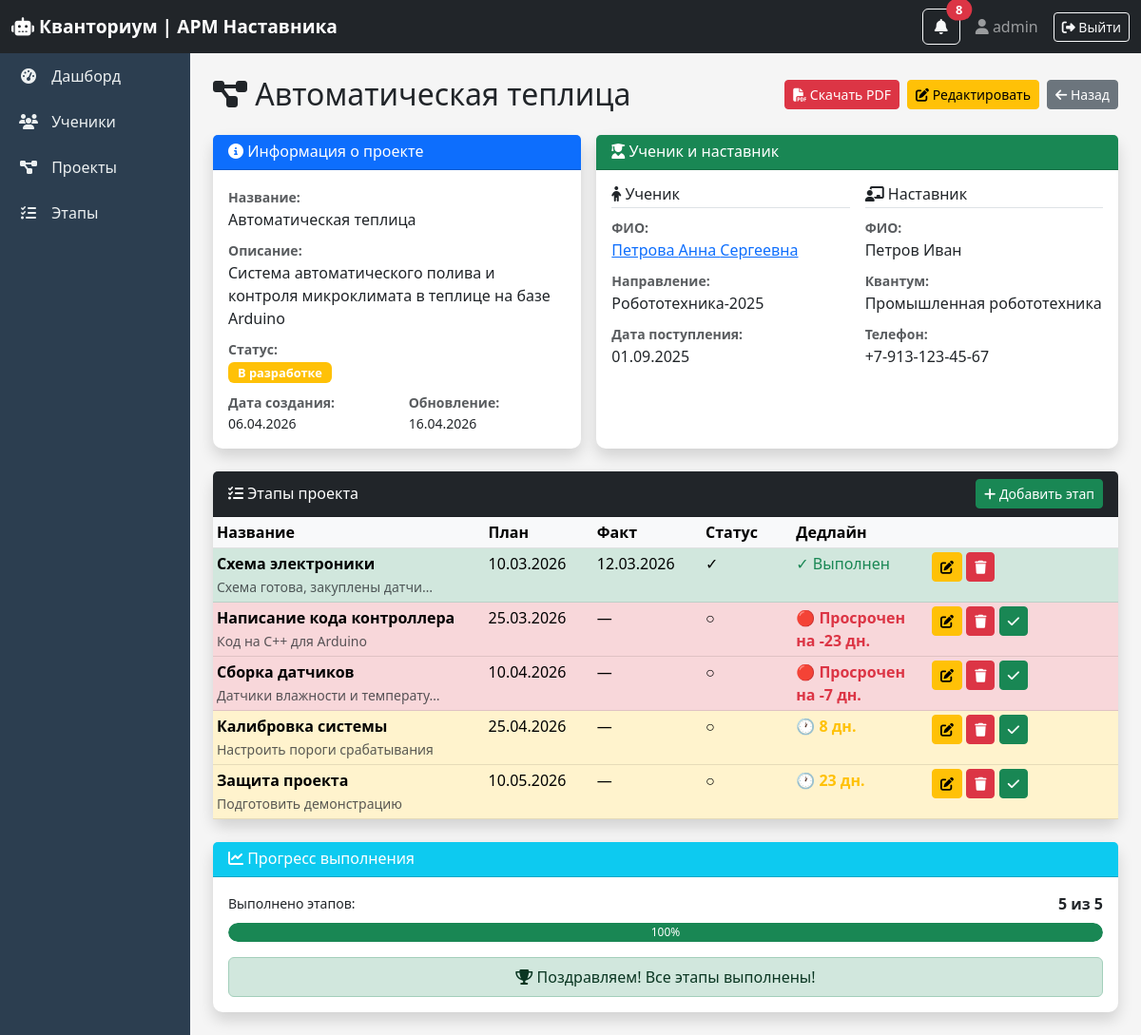
/projects/2/ (signed in), run on the app's committed database.
### core/models.py (models this page shows, shortened)
class Project(models.Model):
    STATUS_CHOICES = [
        ('idea', 'Идея'),
        ('development', 'В разработке'),
        ('review', 'На проверке'),
        ('completed', 'Завершен'),
        ('defended', 'Защищен'),
    ]
    name = models.CharField(max_length=200, verbose_name="Название проекта")
    description = models.TextField(verbose_name="Описание")
    student = models.ForeignKey(Student, on_delete=models.CASCADE, verbose_name="Обучающийся")
    status = models.CharField(max_length=20, choices=STATUS_CHOICES, default='idea', verbose_name="Статус")
    created_at = models.DateTimeField(auto_now_add=True, verbose_name="Дата создания")
    updated_at = models.DateTimeField(auto_now=True, verbose_name="Дата обновления")
    class Meta:
        verbose_name = "Проект"
        verbose_name_plural = "Проекты"

class Student(models.Model):
    last_name = models.CharField(max_length=50, verbose_name="Фамилия")
    first_name = models.CharField(max_length=50, verbose_name="Имя")
    middle_name = models.CharField(max_length=50, blank=True, verbose_name="Отчество")
    group_name = models.CharField(max_length=50, verbose_name="Направление")  # группа
    mentor = models.ForeignKey(Mentor, on_delete=models.SET_NULL, null=True, verbose_name="Наставник")
    enrollment_date = models.DateField(verbose_name="Дата поступления")
    class Meta:
        verbose_name = "Обучающийся"
        verbose_name_plural = "Обучающиеся"

class Mentor(models.Model):
    user = models.OneToOneField(User, on_delete=models.CASCADE, verbose_name="Пользователь")
    department = models.CharField(max_length=100, verbose_name="Квантум")  # факультет
    phone = models.CharField(max_length=20, blank=True, verbose_name="Телефон")
    class Meta:
        verbose_name = "Наставник"
        verbose_name_plural = "Наставники"

class ProjectStage(models.Model):
    project = models.ForeignKey(Project, on_delete=models.CASCADE, verbose_name="Проект")
    stage_name = models.CharField(max_length=100, verbose_name="Название этапа")
    planned_date = models.DateField(verbose_name="Плановая дата")
    actual_date = models.DateField(null=True, blank=True, verbose_name="Фактическая дата")
    is_completed = models.BooleanField(default=False, verbose_name="Выполнен")
    comment = models.TextField(blank=True, verbose_name="Комментарий наставника")
    class Meta:
        verbose_name = "Этап проекта"
        verbose_name_plural = "Этапы проектов"
        ordering = ['planned_date']  # Сортировка по дате

### core/views.py (the view)
# urls.py: path('projects/<int:pk>/', views.project_detail, name='project_detail'),
@login_required
def project_detail(request, pk):
    project = get_object_or_404(Project, pk=pk)
    stages = project.projectstage_set.all().order_by('planned_date')
    today = date.today()
    can_edit = user_can_edit(request)
    for stage in stages:
        if stage.is_completed:
            stage.urgency_status = 'success'
            stage.days_left = None
        else:
            days_left = (stage.planned_date - today).days
            stage.days_left = days_left
            if days_left < 0:
                stage.urgency_status = 'danger'
            elif days_left <= 7:
                stage.urgency_status = 'danger'
            elif days_left <= 30:
                stage.urgency_status = 'warning'
            else:
                stage.urgency_status = 'secondary'
    context = {
        'project': project,
        'stages': stages,
        'can_edit': can_edit,
    }
    return render(request, 'core/project_detail.html', context)

### core/templates/core/project_detail.html (shortened to what this page needs)
{% extends 'core/base.html' %}
{% block content %}
<div class="d-flex flex-column flex-sm-row justify-content-between align-items-sm-center mb-4 gap-2">
    <h2 class="mb-0"><i class="fas fa-project-diagram"></i> {{ project.name }}</h2>
    <div class="d-flex gap-2">
        <a href="{% url 'export_project_pdf' project.id %}" class="btn btn-danger btn-sm">
            <i class="fas fa-file-pdf"></i> Скачать PDF
        </a>
        {% if user.is_superuser or user.username != 'metodist' %}
        <a href="{% url 'project_edit' project.id %}" class="btn btn-warning btn-sm">
            <i class="fas fa-edit"></i> Редактировать
        </a>
        {% endif %}
        <a href="{% url 'project_list' %}" class="btn btn-secondary btn-sm">
            <i class="fas fa-arrow-left"></i> Назад
        </a>
    </div>
</div>
<div class="row g-3">
    <div class="col-12 col-lg-5">
        <div class="card shadow h-100">
            <div class="card-header bg-primary text-white py-2">
                <h6 class="mb-0"><i class="fas fa-info-circle"></i> Информация о проекте</h6>
            </div>
            <div class="card-body">
                <div class="mb-2"><label class="fw-bold text-muted small mb-0">Название:</label><p class="mb-0">{{ project.name }}</p></div>
                <div class="mb-2"><label class="fw-bold text-muted small mb-0">Описание:</label><p class="mb-0">{{ project.description|default:"Нет описания"|truncatechars:200 }}</p></div>
                <div class="mb-2"><label class="fw-bold text-muted small mb-0">Статус:</label><div><span class="badge {% if project.status == 'development' %}bg-warning{% elif project.status == 'completed' %}bg-success{% elif project.status == 'defended' %}bg-info{% else %}bg-secondary{% endif %}">{{ project.get_status_display }}</span></div></div>
                <div class="row"><div class="col-6"><label class="fw-bold text-muted small mb-0">Дата создания:</label><p class="mb-0 small">{{ project.created_at|date:"d.m.Y" }}</p></div><div class="col-6"><label class="fw-bold text-muted small mb-0">Обновление:</label><p class="mb-0 small">{{ project.updated_at|date:"d.m.Y" }}</p></div></div>
            </div>
        </div>
    </div>
    <div class="col-12 col-lg-7">
        <div class="card shadow h-100">
            <div class="card-header bg-success text-white py-2">
                <h6 class="mb-0"><i class="fas fa-user-graduate"></i> Ученик и наставник</h6>
            </div>
            <div class="card-body">
                <div class="row g-3">
                    <div class="col-12 col-md-6">
                        <h6 class="border-bottom pb-1 mb-2"><i class="fas fa-child"></i> Ученик</h6>
                        <div class="mb-2"><label class="fw-bold text-muted small mb-0">ФИО:</label><p class="mb-0"><a href="{% url 'student_detail' project.student.id %}">{{ project.student.last_name }} {{ project.student.first_name }} {{ project.student.middle_name|default:"" }}</a></p></div>
                        <div class="mb-2"><label class="fw-bold text-muted small mb-0">Направление:</label><p class="mb-0">{{ project.student.group_name }}</p></div>
                        <div><label class="fw-bold text-muted small mb-0">Дата поступления:</label><p class="mb-0">{{ project.student.enrollment_date|date:"d.m.Y" }}</p></div>
                    </div>
                    <div class="col-12 col-md-6">
                        <h6 class="border-bottom pb-1 mb-2"><i class="fas fa-chalkboard-user"></i> Наставник</h6>
                        <div class="mb-2"><label class="fw-bold text-muted small mb-0">ФИО:</label><p class="mb-0">{% if project.student.mentor %}{{ project.student.mentor.user.last_name }} {{ project.student.mentor.user.first_name }}{% else %}<span class="text-muted">Не назначен</span>{% endif %}</p></div>
                        <div class="mb-2"><label class="fw-bold text-muted small mb-0">Квантум:</label><p class="mb-0">{{ project.student.mentor.department|default:"—" }}</p></div>
                        <div><label class="fw-bold text-muted small mb-0">Телефон:</label><p class="mb-0">{{ project.student.mentor.phone|default:"—" }}</p></div>
                    </div>
                </div>
            </div>
        </div>
    </div>
</div>
<div class="card shadow mt-4">
    <div class="card-header bg-dark text-white d-flex justify-content-between align-items-center py-2">
        <h6 class="mb-0"><i class="fas fa-tasks"></i> Этапы проекта</h6>
        {% if user.is_superuser or user.username != 'metodist' %}
        <a href="{% url 'stage_create' %}?project={{ project.id }}" class="btn btn-sm btn-success"><i class="fas fa-plus"></i> Добавить этап</a>
        {% endif %}
    </div>
    <div class="card-body p-0">
        {% if stages %}
        <div class="table-wrapper">
            <table class="table table-sm table-hover mb-0">
                <thead class="table-light">
                    <tr>
                        <th style="width: 30%">Название</th>
                        <th style="width: 12%">План</th>
                        <th style="width: 12%">Факт</th>
                        <th style="width: 10%">Статус</th>
                        <th style="width: 15%">Дедлайн</th>
                        <th style="width: 21%"></th>
                    </tr>
                </thead>
                <tbody>
                    {% for stage in stages %}
                    <tr class="{% if stage.is_completed %}table-success{% elif stage.days_left < 0 %}table-danger{% elif stage.days_left <= 7 %}table-danger{% elif stage.days_left <= 30 %}table-warning{% endif %}">
                        <td><strong>{{ stage.stage_name|truncatechars:40 }}</strong>{% if stage.comment %}<br><small class="text-muted">{{ stage.comment|truncatechars:30 }}</small>{% endif %}</a></td>
                        <td>{{ stage.planned_date|date:"d.m.Y" }}</a></td>
                        <td>{{ stage.actual_date|date:"d.m.Y"|default:"—" }}</a></a></td>
                        <td>{% if stage.is_completed %}✓{% else %}○{% endif %}</a></td>
                        <td>
                            {% if not stage.is_completed %}
                                {% if stage.days_left < 0 %}
                                    <span class="text-danger fw-bold">🔴 Просрочен на {{ stage.days_left|slice:"1:" }} дн.</span>
                                {% elif stage.days_left == 0 %}
                                    <span class="text-danger fw-bold">🔥 Сегодня!</span>
                                {% elif stage.days_left <= 7 %}
                                    <span class="text-danger fw-bold">⚠️ {{ stage.days_left }} дн.</span>
                                {% elif stage.days_left <= 30 %}
                                    <span class="text-warning fw-bold">🕐 {{ stage.days_left }} дн.</span>
                                {% else %}
                                    <span class="text-secondary">{{ stage.days_left }} дн.</span>
                                {% endif %}
                            {% else %}
                                <span class="text-success">✓ Выполнен</span>
                            {% endif %}
                        </a></td>
                        {% if user.is_superuser or user.username != 'metodist' %}
                        <td class="text-nowrap">
                            <a href="{% url 'stage_edit' stage.id %}" class="btn btn-sm btn-warning"><i class="fas fa-edit"></i></a>
                            <a href="{% url 'stage_delete' stage.id %}" class="btn btn-sm btn-danger"><i class="fas fa-trash"></i></a>
                            {% if not stage.is_completed %}
                            <a href="{% url 'stage_mark_complete' stage.id %}" class="btn btn-sm btn-success" onclick="return confirm('Отметить выполненным?')"><i class="fas fa-check"></i></a>
                            {% endif %}
                        </a></td>
                        {% else %}
                        <td class="text-muted small text-center">—</a></td>
                        {% endif %}
                    </tr>
                    {% endfor %}
                </tbody>
            </table>
        </div>
        {% endif %}
    </div>
</div>
<div class="card shadow mt-4">
    <div class="card-header bg-info text-white py-2">
        <h6 class="mb-0"><i class="fas fa-chart-line"></i> Прогресс выполнения</h6>
    </div>
    <div class="card-body">
        {% with total=stages|length completed=stages|dictsort:"is_completed"|slice:":total"|length %}
            <div class="d-flex justify-content-between align-items-center mb-2">
                <span class="small">Выполнено этапов:</span>
                <span class="fw-bold">{{ completed }} из {{ total }}</span>
            </div>
            <div class="progress" style="height: 20px;">
                <div class="progress-bar bg-success" role="progressbar" style="width: {% widthratio completed total 100 %}%;">{% widthratio completed total 100 %}%</div>
            </div>
            {% if completed == total and total > 0 %}
            <div class="alert alert-success mt-3 text-center mb-0 py-2"><i class="fas fa-trophy"></i> Поздравляем! Все этапы выполнены!</div>
            {% elif total == 0 %}
            <div class="alert alert-secondary mt-3 text-center mb-0 py-2 small"><i class="fas fa-clock"></i> Добавьте этапы для отслеживания прогресса</div>
            {% endif %}
        {% endwith %}
    </div>
</div>
{% endblock %}

### core/templates/core/base.html (shortened to what this page needs)
<!DOCTYPE html>
<html lang="ru">
<head>
    <link href="https://cdn.jsdelivr.net/npm/bootstrap@5.3.0/dist/css/bootstrap.min.css" rel="stylesheet">
    <link rel="stylesheet" href="https://cdnjs.cloudflare.com/ajax/libs/font-awesome/6.4.0/css/all.min.css">
</head>
<body>
    <nav class="navbar navbar-dark bg-dark">
        <div class="container-fluid">
            <a class="navbar-brand" href="{% url 'dashboard' %}"><i class="fas fa-robot"></i> Кванториум | АРМ Наставника</a>
            <div class="d-flex align-items-center">
                <div class="dropdown me-3">
                    <button type="button" class="btn btn-outline-light position-relative" data-bs-toggle="dropdown">
                        <i class="fas fa-bell"></i>
                        {% if urgent_notifications_count > 0 %}
                        <span class="position-absolute top-0 start-100 translate-middle badge rounded-pill bg-danger animate-pulse">{{ urgent_notifications_count }}</span>
                        {% endif %}
                    </button>
                </div>
                <span class="navbar-text me-3"><i class="fas fa-user"></i> {{ user.first_name|default:user.username }}</span>
                <a href="{% url 'logout' %}" class="btn btn-outline-light btn-sm"><i class="fas fa-sign-out-alt"></i> Выйти</a>
            </div>
        </div>
    </nav>
    <div class="container-fluid">
        <div class="row">
            <div class="col-12 col-md-2 p-0 sidebar">
                <div class="nav flex-column flex-md-column flex-row flex-wrap">
                    <a class="nav-link" href="{% url 'dashboard' %}"><i class="fas fa-tachometer-alt"></i> Дашборд</a>
                    <a class="nav-link" href="{% url 'student_list' %}"><i class="fas fa-users"></i> Ученики</a>
                    <a class="nav-link" href="{% url 'project_list' %}"><i class="fas fa-project-diagram"></i> Проекты</a>
                    <a class="nav-link" href="{% url 'stage_list' %}"><i class="fas fa-tasks"></i> Этапы</a>
                </div>
            </div>
            <div class="col-12 col-md-10 p-4 main-content">{% block content %}{% endblock %}</div>
        </div>
    </div>
</body>
</html>

### data on the page
Project: name "Автоматическая теплица", description "Система автоматического полива и контроля микроклимата в теплице на базе Arduino", status "В разработке", created_at "06.04.2026", updated_at "16.04.2026", student.last_name "Петрова", student.first_name "Анна", student.middle_name "Сергеевна", student.group_name "Робототехника-2025", student.enrollment_date "01.09.2025", student.mentor.user.last_name "Петров", student.mentor.user.first_name "Иван", student.mentor.department "Промышленная робототехника", student.mentor.phone "+7-913-123-45-67"
ProjectStage: stage_name "Схема электроники", comment "Схема готова, закуплены датчи…", planned_date "10.03.2026", actual_date "12.03.2026", is_completed "✓ Выполнен"
ProjectStage: stage_name "Написание кода контроллера", comment "Код на C++ для Arduino", planned_date "25.03.2026", actual_date "—", days_left "-23", is_completed False (drawn)
ProjectStage: stage_name "Сборка датчиков", comment "Датчики влажности и температу…", planned_date "10.04.2026", actual_date "—", days_left "-7", is_completed False (drawn)
ProjectStage: stage_name "Калибровка системы", comment "Настроить пороги срабатывания", planned_date "25.04.2026", actual_date "—", days_left "8", is_completed False (drawn)
ProjectStage: stage_name "Защита проекта", comment "Подготовить демонстрацию", planned_date "10.05.2026", actual_date "—", days_left "23", is_completed False (drawn)

### other printed values
{{ urgent_notifications_count }} "8"
{{ user.first_name|default:user.username }} "admin"
{{ completed }} "5"
{{ total }} "5"
